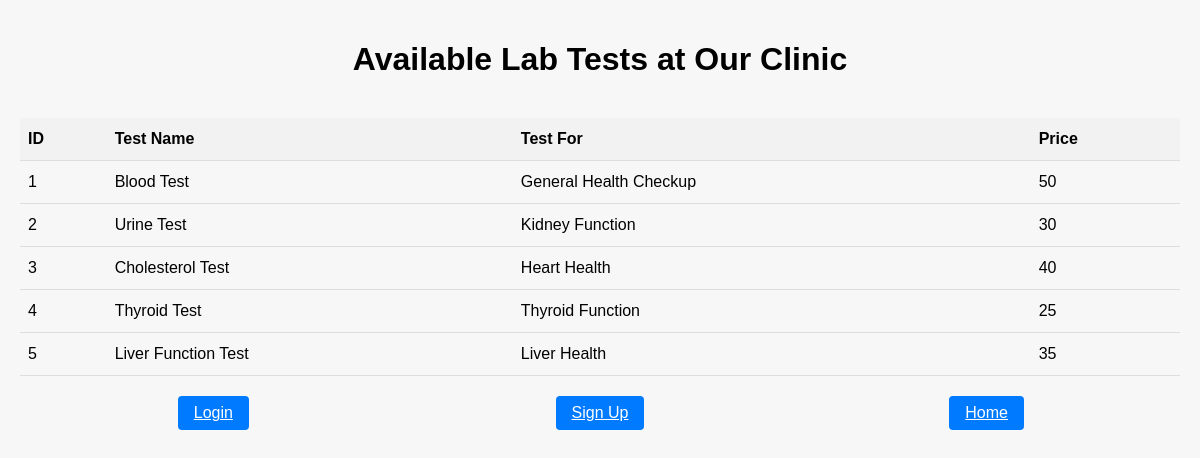
The app's page /labtest.php with its own data.
### tables this page shows
CREATE TABLE `labtest` (
  `id` int(22) NOT NULL,
  `name` varchar(255) DEFAULT NULL,
  `testfor` varchar(22) NOT NULL,
  `price` int(22) NOT NULL
);

### labtest.php (the view, shortened to what this page needs)
<?php
include('database.php');
$labTests = [];
$query = "SELECT * FROM labtest";
$result = mysqli_query($con, $query);
if ($result) {
    while ($row = mysqli_fetch_assoc($result)) {
        $labTests[] = $row;
    }
}
?>
<!DOCTYPE html>
<html lang="en">
<head>
</head>
<body>
<div id="container">
    <h1>Available Lab Tests at Our Clinic</h1>
    <table>
        <tr>
            <th>ID</th>
            <th>Test Name</th>
            <th>Test For</th>
            <th>Price</th>
        </tr>
        <?php foreach ($labTests as $test): ?>
            <tr>
                <td><?php echo $test['id']; ?></td>
                <td><?php echo $test['name']; ?></td>
                <td><?php echo $test['testfor']; ?></td>
                <td><?php echo $test['price']; ?></td>
            </tr>
        <?php endforeach; ?>
    </table>
    <div class="navigation-buttons">
        <a href="login.php" class="button">Login</a>
        <a href="signup.php" class="button">Sign Up</a>
        <a href="index.php" class="button">Home</a>
    </div>
</div>
</body>
</html>

### labtest.php (style rules this page uses)
body { font-family: Arial, sans-serif; margin: 0; padding: 0; background-color: #f7f7f7; }
#container { display: grid; grid-template-columns: 1fr; max-width: 1200px; margin: 0 auto; padding: 20px; }
h1 { text-align: center; margin-bottom: 20px; }
table { width: 100%; border-collapse: collapse; margin-top: 20px; }
th, td { padding: 12px 8px; text-align: left; border-bottom: 1px solid #ddd; }
th { background-color: #f2f2f2; }
.navigation-buttons { display: grid; grid-template-columns: repeat(3, 1fr); justify-items: center; margin-top: 20px; }
.button { background-color: #007bff; color: #fff; border: none; border-radius: 4px; padding: 8px 16px; cursor: pointer; transition: background-color 0.3s; }

### records on screen
labtest: id "1", name "Blood Test", testfor "General Health Checkup", price "50"
labtest: id "2", name "Urine Test", testfor "Kidney Function", price "30"
labtest: id "3", name "Cholesterol Test", testfor "Heart Health", price "40"
labtest: id "4", name "Thyroid Test", testfor "Thyroid Function", price "25"
labtest: id "5", name "Liver Function Test", testfor "Liver Health", price "35"
